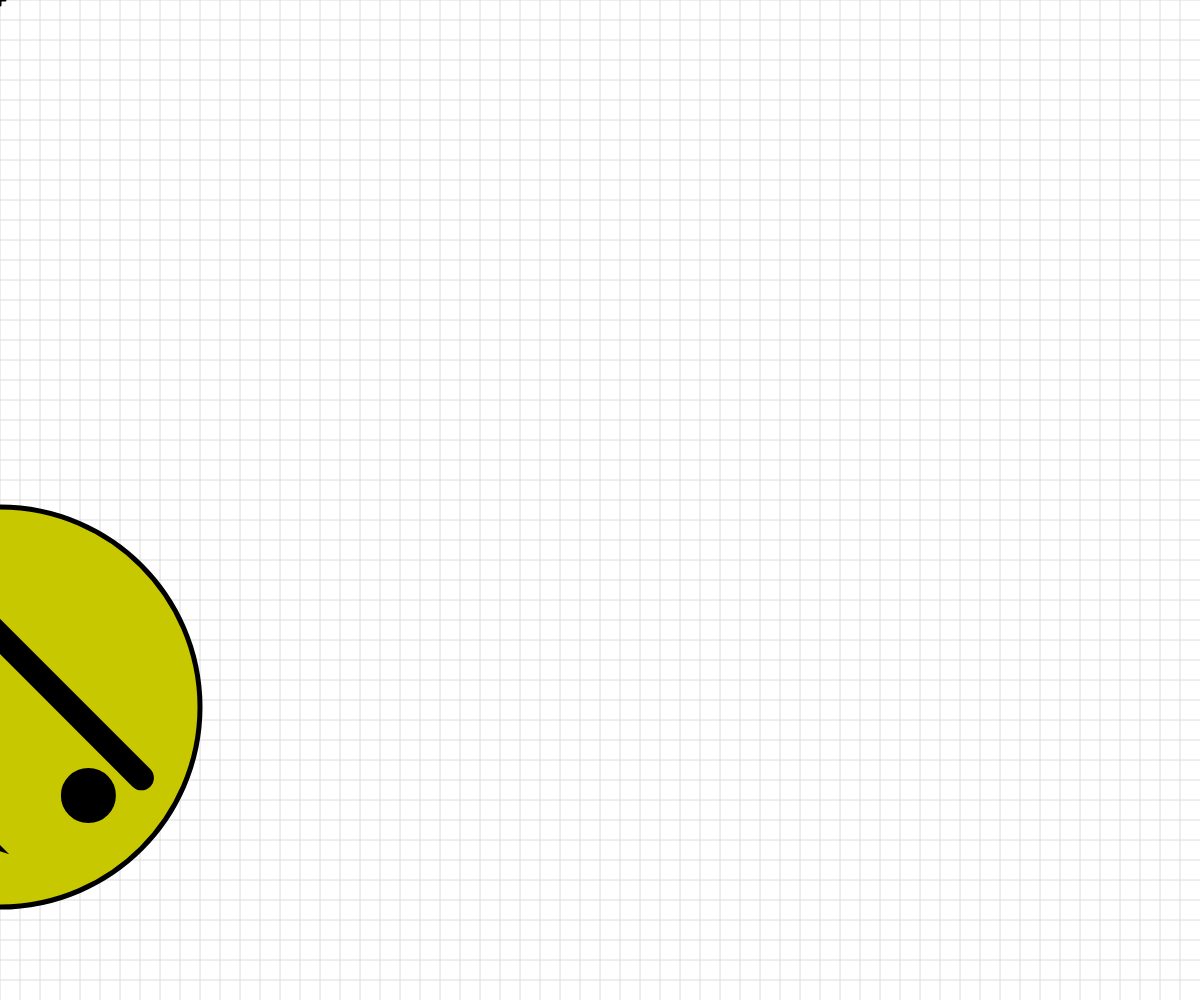
Frame 1 (no input)
Frame 60 (no input): identical to frame 1, image omitted
Frame 120 (the mouse pressed at the canvas centre since frame 60): identical to frame 1, image omitted

The p5.js sketch that drew this single still picture (run headless with seeded random() and noise() and a simulated clock; from frame 60 on, the mouse is pressed at the canvas centre):

// p5.js sketch
// ── sketch.js
// Basic Transformations Sandbox


let originalSpacing = 20;


function setup() {
  createCanvas(windowWidth, windowHeight);
}

function draw() {
  //each frame, coordinate system resets to normal
  background(255);
  drawBasicGrid(220);
  
  //transformation one: TRANSLATION
  // push();  //makes a new coordinate system on top
  // translate(120,120);
  // drawBasicGrid(150);
  // rectangleRed(0,0);
  // pop(); //reverts back to the previous coordinate system

  // rectangleBlue(0,0);

  //transformation two: SCALE
  // push();
  // rectMode(CORNER);
  // rectangleRed(40,0);  //50 px square
  //  // 1- no change  <1 smaller  > 1 larger
  // let scaleAmount = 2.5;
  // translate(140,140);
  // scale(scaleAmount); //changes the size of a pixel
  // drawBasicGrid(100);
  // rectangleBlue(0,0); //50px square

  // pop();



  //transformation three: ROTATION
  //reminder: rotations are measured in radians, not degrees! Functions can help with the conversion...
  // push();
  // rectangleRed(20,20);
  
  // translate(140,140);
  // face(0,0);
  // rotate(radians(frameCount));  //always origin
  // //drawBasicGrid(100);
  // rectangleBlue(frameCount/5, 0);
  
  // rectangleRed(100,0);

  // pop();




  //Combinations of Transformations
  //"The order matters"
  push();
    scale(5);
    rotate(radians(45));
    translate(100,100);
    face(0,0);

  pop();


}


function face(x, y) {
  //draw a face at x,y
  push();
  translate(x, y);
  ellipseMode(CENTER);
  fill(200, 200, 0);
  stroke(0);
  ellipse(0, 0, 80, 80);
  fill(90, 140, 30, 220);
  triangle(-20, 20, 20, 20, 0, 30);
  fill(0);
  ellipse(-25, 0, 10, 10);
  ellipse(25, 0, 10, 10);
  strokeWeight(5);
  line(-30, -10, 30, -10);
  strokeWeight(1);
  pop();

}

function rectangleRed(x, y) {
  //draw a red rectangle at x,y (sized 50 pixels square) - to visualize what happens to the coordinate system
  //when different basic transformations are applied.
  noStroke();
  fill(255, 0, 0, 150);
  rect(x, y, 50, 50);

}

function rectangleBlue(x, y) {
  //draw a red rectangle at x,y (sized 50 pixels square) - to visualize what happens to the coordinate system
  //when different basic transformations are applied.
  noStroke();
  fill(0, 0, 255, 150);
  rect(x, y, 50, 50);

}

function drawBasicGrid(shade) {
  //draw the normal cartesian Coordinate Grid, in a light color. Spaced at 20 px by default
  stroke(shade);
  for (let x = 0; x < width; x += 20) {
    line(x, 0, x, height);
  }
  for (let y = 0; y < height; y += 20) {
    line(0, y, width, y);
  }

  //Draw "X" at the origin
  strokeWeight(3);
  stroke(0);
  line(-5, 0, 5, 0);
  line(0, 5, 0, -5);
  strokeWeight(1);
}
